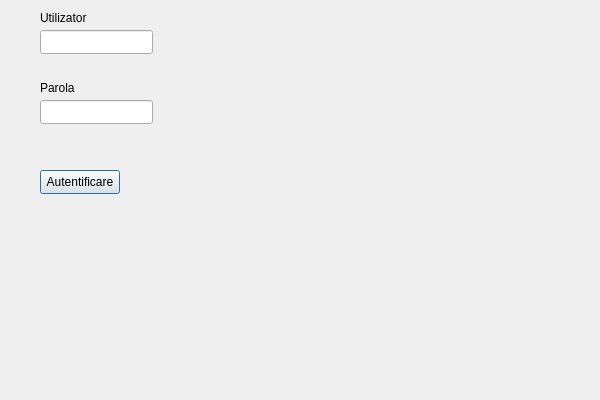
<?xml version="1.0" encoding="UTF-8"?>
<ui version="4.0">
 <class>LoginDialogClass</class>
 <widget class="QDialog" name="LoginDialogClass">
  <property name="geometry">
   <rect>
    <x>0</x>
    <y>0</y>
    <width>600</width>
    <height>400</height>
   </rect>
  </property>
  <property name="windowTitle">
   <string>LoginDialog</string>
  </property>
  <widget class="QLabel" name="label">
   <property name="geometry">
    <rect>
     <x>40</x>
     <y>10</y>
     <width>61</width>
     <height>16</height>
    </rect>
   </property>
   <property name="text">
    <string>Utilizator</string>
   </property>
  </widget>
  <widget class="QLineEdit" name="usernameEdit">
   <property name="geometry">
    <rect>
     <x>40</x>
     <y>30</y>
     <width>113</width>
     <height>24</height>
    </rect>
   </property>
  </widget>
  <widget class="QLabel" name="label_2">
   <property name="geometry">
    <rect>
     <x>40</x>
     <y>80</y>
     <width>49</width>
     <height>16</height>
    </rect>
   </property>
   <property name="text">
    <string>Parola</string>
   </property>
  </widget>
  <widget class="QLineEdit" name="passwordEdit">
   <property name="geometry">
    <rect>
     <x>40</x>
     <y>100</y>
     <width>113</width>
     <height>24</height>
    </rect>
   </property>
   <property name="echoMode">
    <enum>QLineEdit::EchoMode::Password</enum>
   </property>
  </widget>
  <widget class="QPushButton" name="loginButton">
   <property name="geometry">
    <rect>
     <x>40</x>
     <y>170</y>
     <width>80</width>
     <height>24</height>
    </rect>
   </property>
   <property name="text">
    <string>Autentificare</string>
   </property>
  </widget>
 </widget>
 <layoutdefault spacing="6" margin="11"/>
 <resources/>
 <connections/>
</ui>
